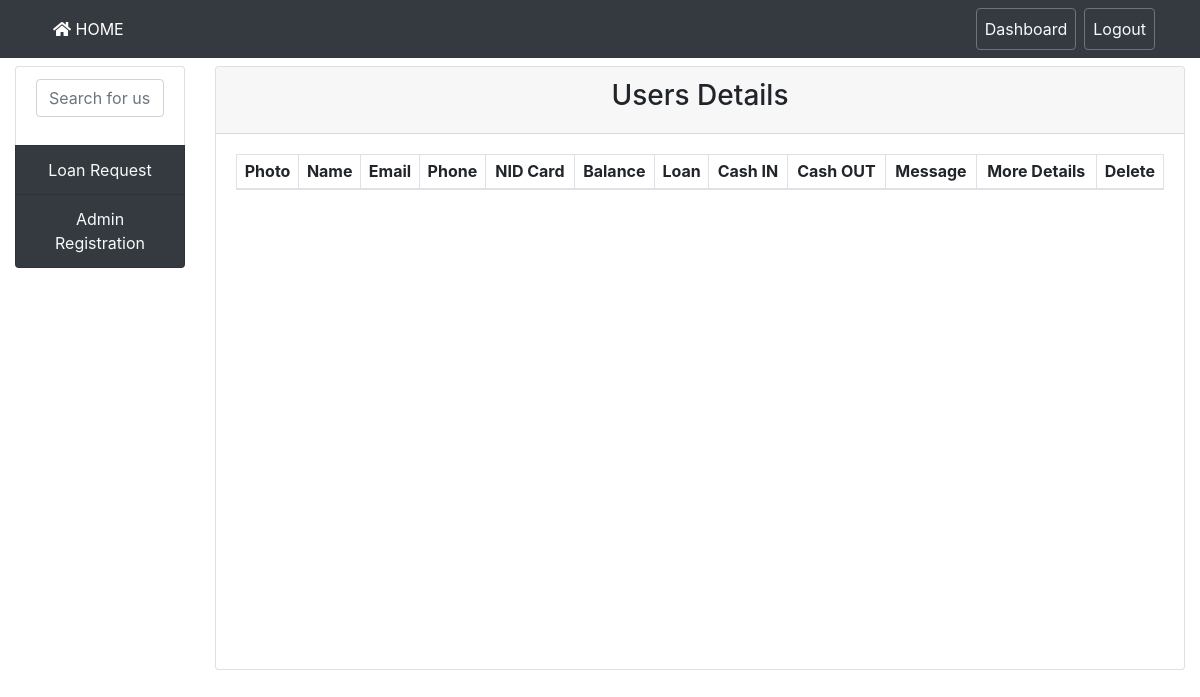
The page /admin_dashboard.php (signed in) on the database as committed earlier.
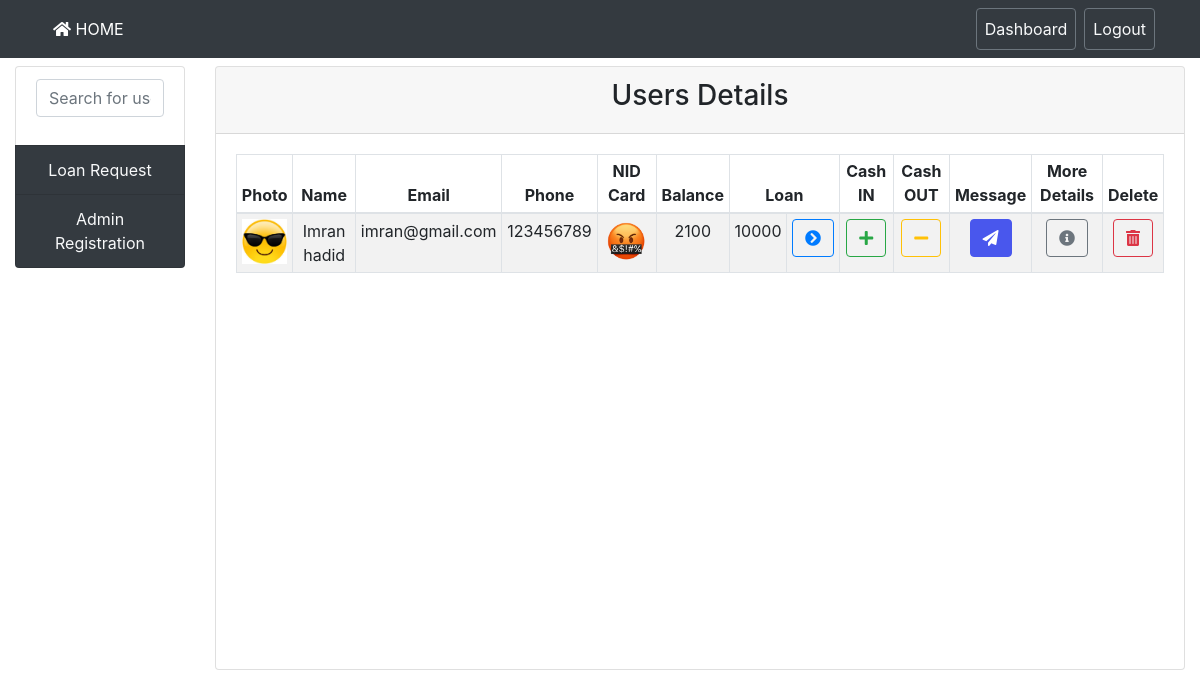
The same page on the database as committed later.
### tables this page shows
CREATE TABLE `user_info` (
  `id` int(11) NOT NULL,
  `userName` varchar(50) NOT NULL,
  `userEmail` varchar(50) NOT NULL,
  `userPhone` varchar(20) NOT NULL,
  `userPhoto` varchar(60) NOT NULL,
  `userNid` varchar(60) NOT NULL,
  `userUsername` varchar(30) NOT NULL,
  `userPassword` varchar(200) NOT NULL
);

CREATE TABLE `user_data` (
  `id` int(11) NOT NULL,
  `username` varchar(50) NOT NULL,
  `money` int(11) NOT NULL,
  `loan` int(11) NOT NULL,
  `loanInterest` int(11) NOT NULL
);

### admin_dashboard.php (the view, shortened to what this page needs)
<?php
require 'config.php';
?>
<!DOCTYPE html>
<html>
<head>
	<link rel="stylesheet" href="asset/css/bootstrap.min.css">
	<link rel="stylesheet" href="asset/css/style.css">
	<link rel="stylesheet" href="https://use.fontawesome.com/releases/v5.0.8/css/solid.css">
	<link rel="stylesheet" href="https://use.fontawesome.com/releases/v5.0.8/css/fontawesome.css">
</head>
<body class="text-center">
	<nav class="navbar navbar-expand-lg navbar-dark bg-dark">
		<div class="container">
			<div class="collapse navbar-collapse" id="AMSNavbar">
				<ul class="navbar-nav mr-auto">
					<li class="nav-item active">
						<a class="nav-link" href="index.php">
							<i class="fas fa-home"></i>
							HOME
						</a>
					</li>
				</ul>
				<ul class="navbar-nav my-2 my-md-0">
					<li class="nav-item">
						<a class="nav-link btn btn-outline-secondary text-light" href="admin_dashboard.php">Dashboard</a>
					</li>
					<li class="ml-2 nav-item">
						<a class="nav-link btn btn-outline-secondary text-light" href="logout.php">Logout</a>
					</li>
				</ul>
			</div>
		</div>
	</nav>
	<?php
		$data = array();
		$sqlquery = "SELECT * FROM `user_info` INNER JOIN `user_data` ON `user_info`.`userUsername` = `user_data`.`username`";
		if ($result = $conn->query($sqlquery)) {
			while ($rows = $result->fetch_array(MYSQLI_ASSOC)) {
				$data[] = $rows;
			}
		}
	?>
	<main role="main" class="container-fluid">
		<div class="row">
			<div class="col-sm-2 col-md-2 mt-2">
				<ul class="list-group">
					<div class="list-group-item list-group-item-action">
						<div class="form-group">
							<input type="text" class="form-control" id="searchUserInput" onkeyup="searchUserFunction()" placeholder="Search for user ...">
						</div>
					</div>
					<a href="admin_loan.php" class="list-group-item list-group-item-action bg-dark text-light">
						Loan Request
					</a>
					<button type="button" class="list-group-item list-group-item-action bg-dark text-light" data-toggle="modal" data-target="#AMSModalAdminReg">
						Admin Registration
					</button>
				</ul>
			</div>
			<div class="col-sm-10 col-md-10 mt-2">
				<div class="card">
					<div class="card-header">
						<h3>Users Details</h3>
					</div>
					<div class="card-body depoMoney">
						<table class="table table-hover table-sm table-bordered table-striped">
							<thead>
								<tr>
									<th scope="col">Photo</th>
									<th scope="col">Name</th>
									<th scope="col">Email</th>
									<th scope="col">Phone</th>
									<th scope="col">NID Card</th>
									<th scope="col">Balance</th>
									<th scope="col" colspan="2">Loan</th>
									<th scope="col">Cash IN</th>
									<th scope="col">Cash OUT</th>
									<th scope="col">Message</th>
									<th scope="col">More Details</th>
									<th scope="col">Delete</th>
								</tr>
							</thead>
							<tbody id="searchUserList">
								<?php
								foreach ($data as $row) {
									echo "<tr>";
									echo '<td><img class="userPhoto" src="asset/img/userphoto/'.$row['userPhoto'].'" alt="'.ucfirst($row['userName']).'"></td>';
									echo "<td>" . ucfirst($row['userName']) . "</td>";
									echo "<td>" . $row['userEmail'] . "</td>";
									echo "<td>" . $row['userPhone'] . "</td>";
									echo '<td><img class="userPhoto" src="asset/img/usernid/'.$row['userNid'].'" alt=""></td>';
									echo "<td>" . $row['money'] . "</td>";
									echo "<td>" . $row['loan'] . "</td>";
									echo '
										<td>
											<a href="admin_loan_process.php?name='.$row['userUsername'].'" class="btn btn-outline-primary">
												<i class="fas fa-chevron-circle-right"></i>
											</a>
										</td>
									';
									echo '
										<td>
											<a href="admin_cash_in.php?id='.$row['id'].'" class="btn btn-outline-success">
												<i class="fas fa-plus"></i>
											</a>
										</td>
										<td>
											<a href="admin_cash_out.php?id='.$row['id'].'" class="btn btn-outline-warning">
												<i class="fas fa-minus"></i>
											</a>
										</td>
									';
									echo '<td>
										<a href="admin_message.php?name='.$row['userUsername'].'" class="btn btn-text">
											<i class="fas fa-paper-plane"></i>
										</a>
									</td>';
									echo '<td>
										<a href="admin_userDetails.php?name='.$row['userUsername'].'" class="btn btn-outline-secondary">
											<i class="fas fa-info-circle"></i>
										</a>
									</td>';
									echo '
									<td>
										<button type="button" id="userDelete" class="btn btn-outline-danger" onclick="userRemove('.$row['id'].')" data-toggle="modal" data-target="#AMSModalDeleteUser">
											<i class="fas fa-trash-alt"></i>
										</button>
									</td>
									';
									echo "</tr>";
								}
								?>
							</tbody>
						</table>
					</div>
				</div>
			</div>
		</div>
	</main>
</body>
</html>

### asset/css/style.css (style rules this page uses)
.card-body.depoMoney { height: 535px; overflow-y: scroll; }
.btn-text { color: #fff; background-color: #4957ed; border-color: #4957ed; }

### admin_dashboard.php (style rules this page uses)
.userPhoto { cursor: zoom-in; width: 45px; }

Rows that differ between the two databases and show on the page:
added user_info: userPhoto (picture), userName "Imran hadid", userEmail "imran@gmail.com", userPhone "123456789", userNid (picture), user_data.money "2100", user_data.loan "10000"
